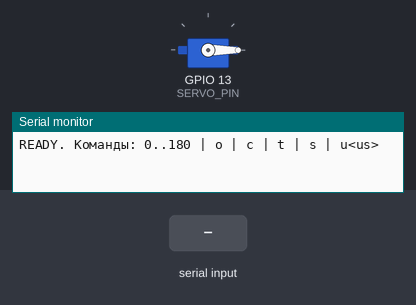
Simulated run of this sketch. Board: ESP32. Parts: servo, the last lines printed to the serial monitor. The test bench sets the inputs (shaded band).

Above: at 1.5 s.
1.6 s: "s90\n" received over Serial
At 2.07 s:
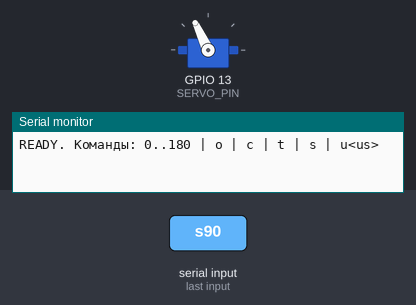
4.6 s: "30,150\n" received over Serial
At 5.2 s:
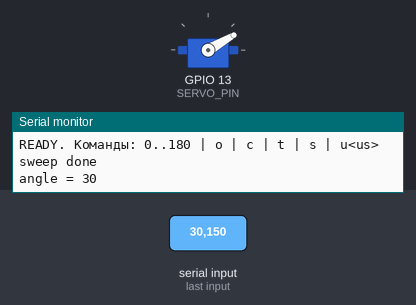
6.1 s: "200\n" received over Serial
At 7.3 s:
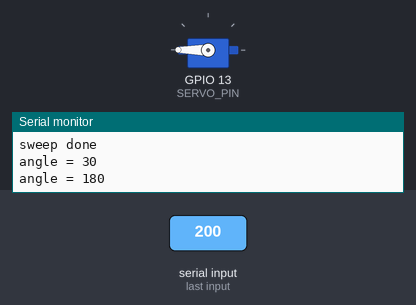
7.6 s: "0\n" received over Serial
At 8.7 s:
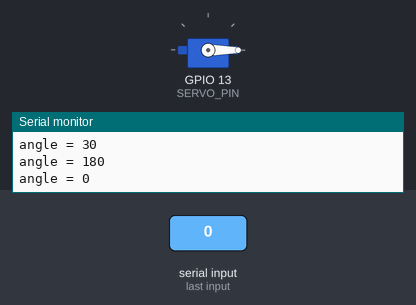
Timing chart, 0 to 10.1 s (numbered marks = the images above; inputs shaded):
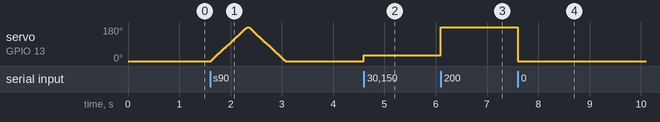

The sketch:

servo_test.ino
```cpp
/*
 * Тест ОДНОГО серво на ESP32 — подбор положений шлагбаума.
 * Библиотека: "ESP32Servo" (Arduino IDE → Управление библиотеками → найти ESP32Servo → Install).
 *
 * Подключение:
 *   сигнал серво (оранж/жёлтый) -> GPIO13
 *   + (красный)                 -> 5V/VIN  (один SG90; для MG996R — внешний БП 5-6В!)
 *   - (коричн/чёрный)           -> GND     (земля БП = земля ESP32)
 *
 * Команды в Serial Monitor (115200, "Both NL & CR" или "No line ending" — обе ок):
 *   число 0..180   -> повернуть серво на этот угол (градусы)
 *   o              -> открыть (поднять шлагбаум) = угол OPEN
 *   c              -> закрыть (опустить)         = угол CLOSED
 *   t              -> цикл: закрыть -> открыть -> закрыть (имитация выдачи)
 *   s              -> «свипнуть» 0..180..0 (проверить весь ход)
 *   u<us>          -> подать импульс в микросекундах, напр. u1500 (точная калибровка)
 */

#include <ESP32Servo.h>

const int SERVO_PIN = 13;

// ПОДБЕРИ под свою механику шлагбаума (углы в градусах):
int CLOSED = 0;     // опущен — перекрывает лоток
int OPEN   = 90;    // поднят — пропускает банку

Servo gate;
String buf;

void goAngle(int a){
  a = constrain(a, 0, 180);
  gate.write(a);
  Serial.printf("angle = %d\n", a);
}

void setup(){
  Serial.begin(115200);
  delay(300);
  gate.setPeriodHertz(50);              // 50 Гц для аналоговых серво
  gate.attach(SERVO_PIN, 500, 2400);    // мин/макс импульс (мкс) — норм для SG90/MG90S/MG996R
  gate.write(CLOSED);                   // старт: закрыто
  Serial.println("READY. Команды: 0..180 | o | c | t | s | u<us>");
}

void handle(String line){
  line.trim();
  if(line.length()==0) return;

  char k = line[0];
  if(k=='o'){ goAngle(OPEN);  return; }
  if(k=='c'){ goAngle(CLOSED);return; }
  if(k=='s'){                                  // свип всего хода
    for(int a=0;a<=180;a+=5){ gate.write(a); delay(20); }
    for(int a=180;a>=0;a-=5){ gate.write(a); delay(20); }
    Serial.println("sweep done"); return;
  }
  if(k=='t'){                                  // имитация выдачи: закрыть->открыть->закрыть
    goAngle(CLOSED); delay(400);
    goAngle(OPEN);   delay(600);
    goAngle(CLOSED);
    Serial.println("cycle done"); return;
  }
  if(k=='u'){                                  // прямой импульс в мкс
    int us = line.substring(1).toInt();
    if(us>=400 && us<=2600){ gate.writeMicroseconds(us); Serial.printf("us = %d\n", us); }
    else Serial.println("us 400..2600");
    return;
  }
  // иначе пробуем как угол
  int a = line.toInt();
  goAngle(a);
}

void loop(){
  while(Serial.available()){
    char ch=(char)Serial.read();
    if(ch=='\n'){ handle(buf); buf=""; }
    else if(ch!='\r') buf+=ch;
  }
}
```

Measured:
- after the input at 1.6 s, servo on GPIO 13 (SERVO_PIN): rises from 0° to 180° in 0.70 s, then falls to 0° in 0.74 s
- after the input at 4.6 s, servo on GPIO 13 (SERVO_PIN): 0° → 30° at once
- after the input at 6.1 s, servo on GPIO 13 (SERVO_PIN): 30° → 180° at once
- after the input at 7.6 s, servo on GPIO 13 (SERVO_PIN): 180° → 0° at once
